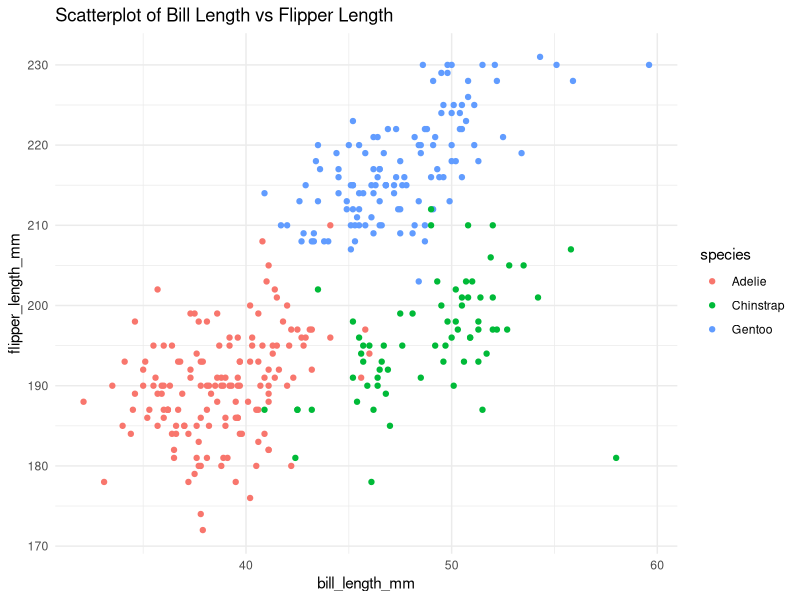

Write the R code that produced this figure.
## ---- chunk 1
knitr::opts_chunk$set(echo = TRUE)
## ---- chunk 2
# Load the 'penguins' dataset from the 'palmerpenguins' package
data("penguins", package = "palmerpenguins")

# Get the number of rows in the 'penguins' dataset
nrow(penguins)

# Get the number of columns in the 'penguins' dataset
ncol(penguins)

# Display the structure of the 'penguins' dataset, including data types and first few entries
str(penguins)

# Calculate the mean of the 'flipper_length_mm' column, excluding any missing values (NA)
mean(penguins$flipper_length_mm, na.rm = TRUE)
## ---- chunk 3
# Load the ggplot2 library
library(ggplot2)

# Create a scatterplot
scatter_plot<-
  ggplot(data = penguins, aes(x = bill_length_mm, y = flipper_length_mm, colour = species)) +
  geom_point() +
  labs(title = "Scatterplot of Bill Length vs Flipper Length", x = "bill_length_mm", y = "flipper_length_mm") +
  theme_minimal()

# Save the plot to the project directory
ggsave("scatterplot.png", plot = scatter_plot, width = 6, height = 4, dpi = 300)
## ---- chunk 4
# Load the tidyverse package
library(tidyverse)

# Create the data frame
set.seed(123) # Setting a seed for reproducibility
df <- data.frame(
  random_sample = rnorm(10), # Random sample from standard Normal distribution
  logical_vector = rnorm(10) > 0, # Logical vector indicating if sample > 0
  character_vector = sample(letters[1:10], 10, replace = TRUE), # Character vector of length 10
  factor_vector = factor(sample(c("Level1", "Level2", "Level3"), 10, replace = TRUE)) # Factor vector with 3 levels
)

# display the data frame
print(df)
